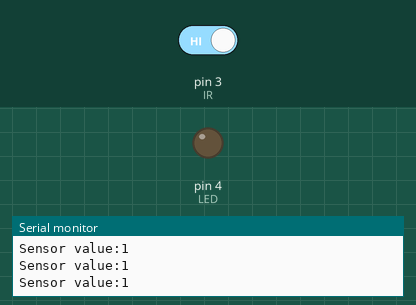
Recording of a sketch running on a simulated Arduino Uno, built with avr-gcc and run on an emulated ATmega328P. Parts: output pins drawn as LEDs (lit = HIGH), the last lines printed to the serial monitor. Inputs (shaded band) come from the test bench; at power-on: pin 3 (IR) HIGH.

Above: at 1.2 s.
1.3 s: pin 3 (IR) driven LOW
At 1.6 s:
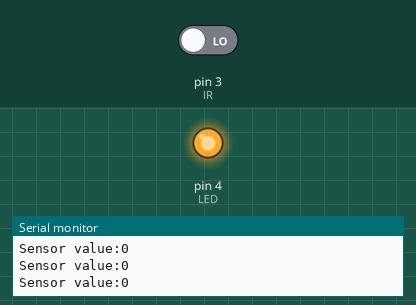
2.8 s: pin 3 (IR) driven HIGH
At 3.9 s:
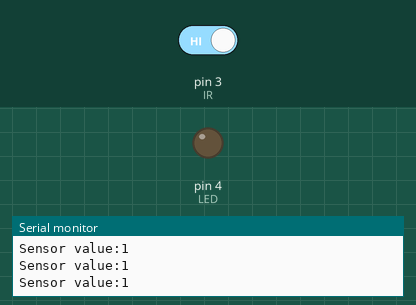
Timing chart, 0 to 5.8 s (numbered marks = the images above; inputs shaded):
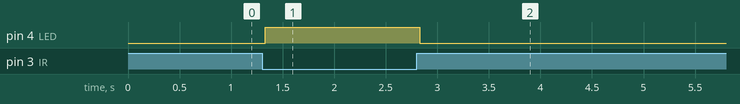

Measured:
- after the input at 1.3 s, pin 4 (LED): LOW → HIGH at once
- after the input at 2.8 s, pin 4 (LED): HIGH → LOW at once

The sketch:

IR_Sensor.ino
```cpp
int IR = 3; // connect ir sensor to arduino pin 3
int LED = 4; // conect Led to arduino pin 4

void setup()
{
  pinMode (IR, INPUT); // sensor pin INPUT
  pinMode (LED, OUTPUT); // Led pin OUTPUT
  Serial.begin (9600); // Starts the serial communication
}

void loop()
{
  //Define a variables for read the IRsensor
  int Sensordata = digitalRead (IR);

  // Prints the output data on the Serial Monitor
  Serial.print("Sensor value:");
  Serial.println(Sensordata);

  if (Sensordata == 0)  //Check the sensor output
  {
    digitalWrite(LED, HIGH); // LED High
    }

  else
  {
    digitalWrite(LED, LOW); // LED LOW
  }
}
```
